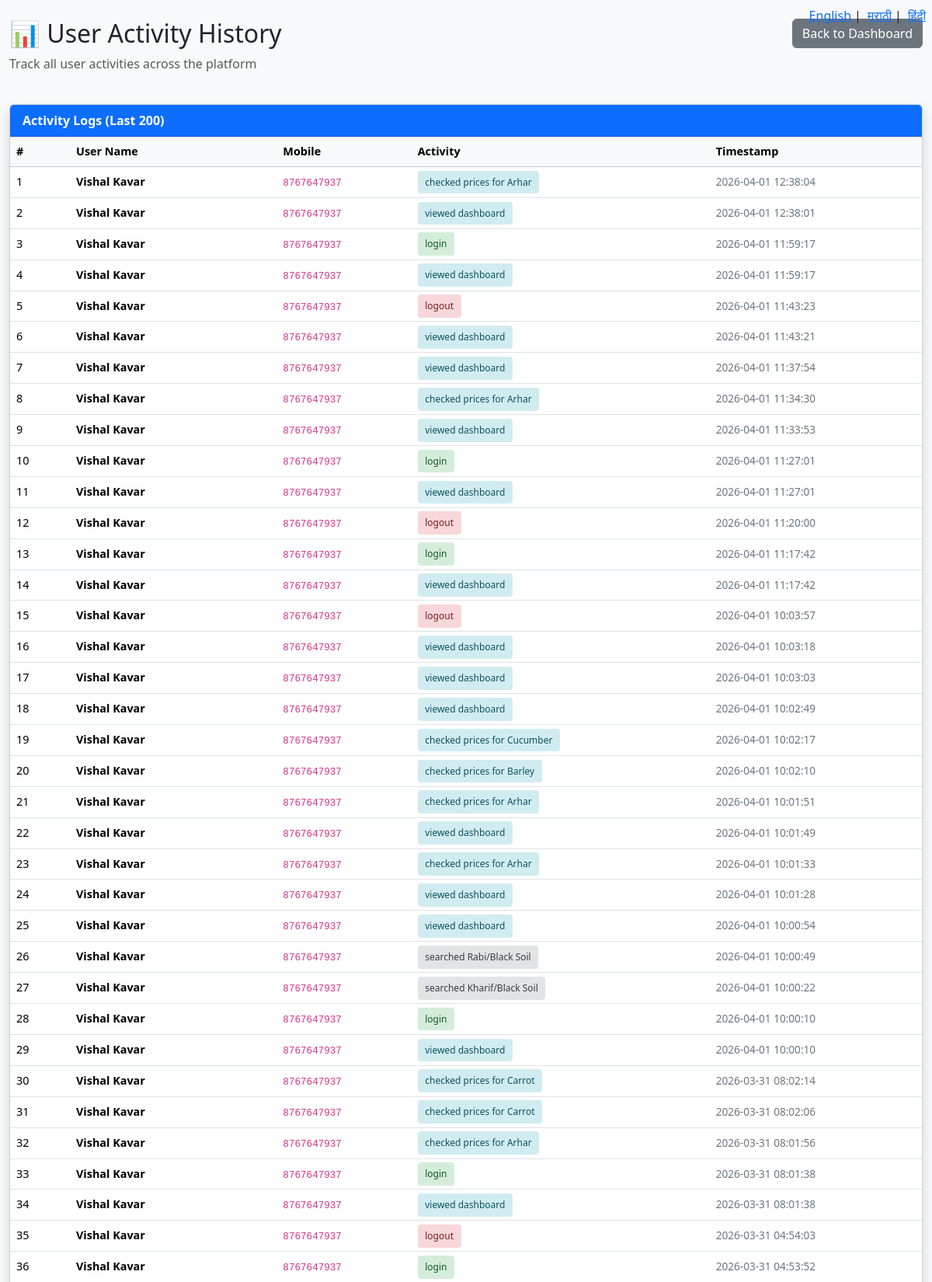
Page /admin/activity_history (signed in, upper part) on the committed database.
### tables this page shows
CREATE TABLE user_activity (
            id INTEGER PRIMARY KEY AUTOINCREMENT,
            user_id INTEGER NOT NULL,
            action TEXT NOT NULL,
            timestamp DATETIME DEFAULT CURRENT_TIMESTAMP,
            FOREIGN KEY(user_id) REFERENCES users(id)
        );

CREATE TABLE users (
            id INTEGER PRIMARY KEY AUTOINCREMENT,
            name TEXT NOT NULL,
            mobile TEXT NOT NULL UNIQUE,
            password TEXT NOT NULL,
            age INTEGER,
            farmer_type TEXT,
            state TEXT,
            district TEXT,
            village TEXT,
            land_hectares REAL,
            experience_years INTEGER,
            primary_crop TEXT,
            irrigation_type TEXT,
            soil_type TEXT,
            farming_method TEXT
        );

### app.py (the view)
@app.route("/admin/activity_history")
@admin_required
def admin_activity_history():
    text = get_text(get_lang())
    activities = get_all_activity_history(limit=200)
    activities = [dict(a) for a in activities] if activities else []
    return render("admin_activity_history.html", activities=activities, text=text)

### app.py (called while the page is built)
@app.after_request
def set_cache_control(response):
    response.headers['Cache-Control'] = 'no-store, no-cache, must-revalidate, max-age=0'
    response.headers['Pragma'] = 'no-cache'
    response.headers['Expires'] = '0'
    return response

@app.teardown_appcontext
def shutdown_db(exception=None):
    close_db()

def admin_required(f):
    @wraps(f)
    def wrapper(*args, **kwargs):
        if not session.get("admin_logged_in"):
            text = get_text(get_lang())
            msg = text.get("admin_login_required") or "Administrator login required"
            flash(msg, "error")
            return redirect("/admin/login")
        return f(*args, **kwargs)
    return wrapper

def get_lang():
    lang = session.get("lang", "en")
    return lang if lang in SUPPORTED_LANGS else "en"

def render(template, **kwargs):
    kwargs.setdefault("text", get_text(get_lang()))
    kwargs.setdefault("user_name", session.get("user_name"))
    return render_template(template, **kwargs)

@app.context_processor
def inject_globals():
    return {
        "text": get_text(get_lang()),
        "user_name": session.get("user_name"),
        "lang": get_lang(),
        "admin_logged_in": session.get("admin_logged_in"),
        "admin_username": session.get("admin_username")
    }

### db.py (called while the page is built)
def get_db_connection():
    global _db_conn
    if _db_conn is None:
        _db_conn = sqlite3.connect(DB_PATH, check_same_thread=False)
        _db_conn.row_factory = sqlite3.Row
        _db_conn.execute("PRAGMA query_only = OFF")
        _db_conn.execute("PRAGMA journal_mode = WAL")
    return _db_conn

@contextmanager
def db_connection():
    conn = get_db_connection()
    try:
        yield conn
        conn.commit()
    except Exception:
        conn.rollback()
        raise

def get_all_activity_history(limit=100):
    with db_connection() as conn:
        return conn.execute(
            """SELECT ua.id, u.name, u.mobile, ua.action, ua.timestamp
               FROM user_activity ua
               JOIN users u ON ua.user_id = u.id
               ORDER BY ua.timestamp DESC
               LIMIT ?""",
            (limit,)
        ).fetchall()

### templates/admin_activity_history.html (shortened to what this page needs)
<!DOCTYPE html>
<html lang="{{ session.get('lang','en') }}">
<head>
    <link href="https://cdn.jsdelivr.net/npm/bootstrap@5.3.3/dist/css/bootstrap.min.css" rel="stylesheet">
</head>
<body class="bg-light py-4">
    <div class="position-absolute top-0 end-0 p-2">
        <a href="/set_language/en" class="me-1">English</a>|
        <a href="/set_language/mr" class="mx-1">मराठी</a>|
        <a href="/set_language/hi" class="ms-1">हिंदी</a>
    </div>
    <div class="container-fluid">
        <div class="row mb-4">
            <div class="col-md-8">
                <h2>📊 User Activity History</h2>
                <p class="text-muted">Track all user activities across the platform</p>
            </div>
            <div class="col-md-4 text-end">
                <a href="/admin/dashboard" class="btn btn-secondary">Back to Dashboard</a>
            </div>
        </div>
        <div class="card shadow">
            <div class="card-header bg-primary text-white">
                <strong>Activity Logs (Last 200)</strong>
            </div>
            <div class="card-body p-0">
                {% if activities %}
                <div class="table-responsive">
                    <table class="table table-hover mb-0">
                        <thead class="table-light">
                            <tr>
                                <th>#</th>
                                <th>User Name</th>
                                <th>Mobile</th>
                                <th>Activity</th>
                                <th>Timestamp</th>
                            </tr>
                        </thead>
                        <tbody>
                            {% for activity in activities %}
                            <tr>
                                <td>{{ loop.index }}</td>
                                <td>
                                    <strong>{{ activity.name }}</strong>
                                </td>
                                <td>
                                    <code>{{ activity.mobile }}</code>
                                </td>
                                <td>
                                    {% if 'login' in activity.action.lower() %}
                                        <span class="action-badge action-login">{{ activity.action }}</span>
                                    {% elif 'logout' in activity.action.lower() %}
                                        <span class="action-badge action-logout">{{ activity.action }}</span>
                                    {% elif 'view' in activity.action.lower() or 'check' in activity.action.lower() %}
                                        <span class="action-badge action-view">{{ activity.action }}</span>
                                    {% elif 'submit' in activity.action.lower() or 'feedback' in activity.action.lower() %}
                                        <span class="action-badge action-submit">{{ activity.action }}</span>
                                    {% else %}
                                        <span class="action-badge" style="background-color: #e2e3e5; color: #383d41;">{{ activity.action }}</span>
                                    {% endif %}
                                </td>
                                <td>
                                    <span class="timestamp">{{ activity.timestamp }}</span>
                                </td>
                            </tr>
                            {% endfor %}
                        </tbody>
                    </table>
                </div>
                {% else %}
                <div class="p-4 text-center text-muted">
                    <p>No activity logs found.</p>
                </div>
                {% endif %}
            </div>
        </div>
    </div>
</body>
</html>

### templates/admin_activity_history.html (style rules this page uses)
.action-badge { font-size: 0.75rem; padding: 0.4rem 0.6rem; border-radius: 4px; }
.action-login { background-color: #d4edda; color: #155724; }
.action-logout { background-color: #f8d7da; color: #721c24; }
.action-view { background-color: #d1ecf1; color: #0c5460; }
table { font-size: 0.9rem; }
.timestamp { color: #6c757d; font-size: 0.85rem; }

### rows in the picture
user_activity: name "Vishal Kavar", mobile "8767647937", action "checked prices for Arhar", timestamp "2026-04-01 12:38:04"
user_activity: name "Vishal Kavar", mobile "8767647937", action "viewed dashboard", timestamp "2026-04-01 12:38:01"
user_activity: name "Vishal Kavar", mobile "8767647937", action "login", timestamp "2026-04-01 11:59:17"
user_activity: name "Vishal Kavar", mobile "8767647937", action "viewed dashboard", timestamp "2026-04-01 11:59:17"
user_activity: name "Vishal Kavar", mobile "8767647937", action "logout", timestamp "2026-04-01 11:43:23"
user_activity: name "Vishal Kavar", mobile "8767647937", action "viewed dashboard", timestamp "2026-04-01 11:43:21"
user_activity: name "Vishal Kavar", mobile "8767647937", action "viewed dashboard", timestamp "2026-04-01 11:37:54"
user_activity: name "Vishal Kavar", mobile "8767647937", action "checked prices for Arhar", timestamp "2026-04-01 11:34:30"
user_activity: name "Vishal Kavar", mobile "8767647937", action "viewed dashboard", timestamp "2026-04-01 11:33:53"
user_activity: name "Vishal Kavar", mobile "8767647937", action "login", timestamp "2026-04-01 11:27:01"
user_activity: name "Vishal Kavar", mobile "8767647937", action "viewed dashboard", timestamp "2026-04-01 11:27:01"
user_activity: name "Vishal Kavar", mobile "8767647937", action "logout", timestamp "2026-04-01 11:20:00"
user_activity: name "Vishal Kavar", mobile "8767647937", action "login", timestamp "2026-04-01 11:17:42"
user_activity: name "Vishal Kavar", mobile "8767647937", action "viewed dashboard", timestamp "2026-04-01 11:17:42"
user_activity: name "Vishal Kavar", mobile "8767647937", action "logout", timestamp "2026-04-01 10:03:57"
user_activity: name "Vishal Kavar", mobile "8767647937", action "viewed dashboard", timestamp "2026-04-01 10:03:18"
user_activity: name "Vishal Kavar", mobile "8767647937", action "viewed dashboard", timestamp "2026-04-01 10:03:03"
user_activity: name "Vishal Kavar", mobile "8767647937", action "viewed dashboard", timestamp "2026-04-01 10:02:49"
user_activity: name "Vishal Kavar", mobile "8767647937", action "checked prices for Cucumber", timestamp "2026-04-01 10:02:17"
user_activity: name "Vishal Kavar", mobile "8767647937", action "checked prices for Barley", timestamp "2026-04-01 10:02:10"
user_activity: name "Vishal Kavar", mobile "8767647937", action "checked prices for Arhar", timestamp "2026-04-01 10:01:51"
user_activity: name "Vishal Kavar", mobile "8767647937", action "viewed dashboard", timestamp "2026-04-01 10:01:49"
user_activity: name "Vishal Kavar", mobile "8767647937", action "checked prices for Arhar", timestamp "2026-04-01 10:01:33"
user_activity: name "Vishal Kavar", mobile "8767647937", action "viewed dashboard", timestamp "2026-04-01 10:01:28"
user_activity: name "Vishal Kavar", mobile "8767647937", action "viewed dashboard", timestamp "2026-04-01 10:00:54"
user_activity: name "Vishal Kavar", mobile "8767647937", action "searched Rabi/Black Soil", timestamp "2026-04-01 10:00:49"
user_activity: name "Vishal Kavar", mobile "8767647937", action "searched Kharif/Black Soil", timestamp "2026-04-01 10:00:22"
user_activity: name "Vishal Kavar", mobile "8767647937", action "login", timestamp "2026-04-01 10:00:10"
user_activity: name "Vishal Kavar", mobile "8767647937", action "viewed dashboard", timestamp "2026-04-01 10:00:10"
user_activity: name "Vishal Kavar", mobile "8767647937", action "checked prices for Carrot", timestamp "2026-03-31 08:02:14"
user_activity: name "Vishal Kavar", mobile "8767647937", action "checked prices for Carrot", timestamp "2026-03-31 08:02:06"
user_activity: name "Vishal Kavar", mobile "8767647937", action "checked prices for Arhar", timestamp "2026-03-31 08:01:56"
user_activity: name "Vishal Kavar", mobile "8767647937", action "login", timestamp "2026-03-31 08:01:38"
user_activity: name "Vishal Kavar", mobile "8767647937", action "viewed dashboard", timestamp "2026-03-31 08:01:38"
user_activity: name "Vishal Kavar", mobile "8767647937", action "logout", timestamp "2026-03-31 04:54:03"
user_activity: name "Vishal Kavar", mobile "8767647937", action "login", timestamp "2026-03-31 04:53:52"
